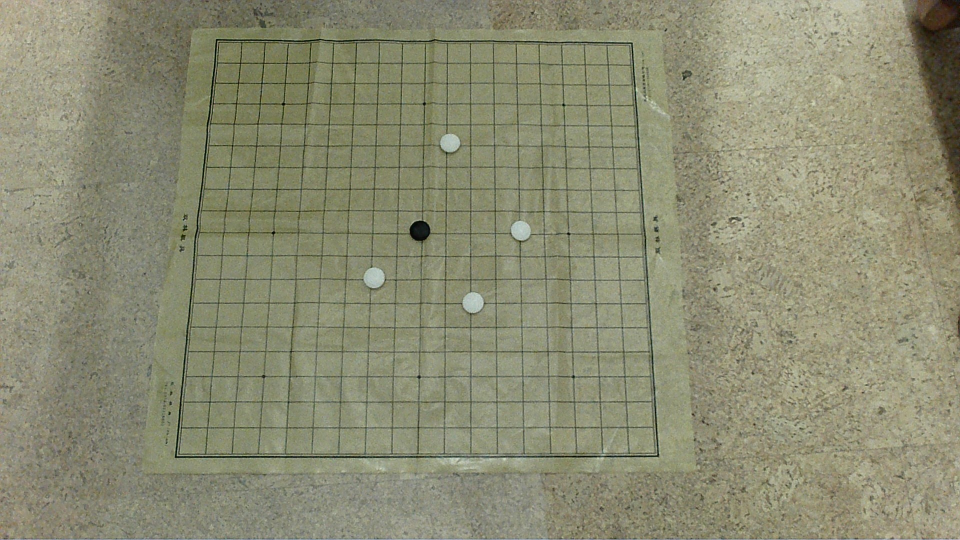
#> input picture WIN_20201228_18_49_56_Pro.jpg, 1920 x 1080 px (shown at 1/2 size); its folder holds only this picture in this run
$ python -i cascadepicgo.py   (imports and definitions only)
#> lines starting #> are read from the running program, lines starting #| are printed output that depends on the picture
import numpy as np
import cv2
from math import sqrt
from os.path import exists
import sys
import os
# variables

boardSize = 15 # might also be 9 or 13
frameSize = None # watchBoard will set this to the size of the video frame

# important file locations:

blackCascadeFile = "./blackCascade.xml"
whiteCascadeFile = "./whiteCascade.xml"
emptyCascadeFile = "./emptyCascade.xml"

# [7 lines left out: function image_resize, not called in this run]

# open the cascade classifiers:
empty_cascade = cv2.CascadeClassifier(emptyCascadeFile)
black_cascade = cv2.CascadeClassifier(blackCascadeFile)
white_cascade = cv2.CascadeClassifier(whiteCascadeFile)


def readBoard(image):

    output = np.zeros((boardSize, boardSize), dtype="uint8")
    imgCorners = None


    emptyRectangles = empty_cascade.detectMultiScale(image, emptyscalefactor, 5)
    blackRectangles = black_cascade.detectMultiScale(image, 1.05, 3)
    whiteRectangles = white_cascade.detectMultiScale(image, 1.19, 3)

    empties = []
    blacks = []
    whites = []
    for (ex, wy, w, h) in emptyRectangles:
        x = ex + w / 2.0
        y = wy + w / 2.0
        empties.append([x, y])
    for (ex, wy, w, h) in blackRectangles:
        x = ex + w / 2.0
        y = wy + w / 2.0
        blacks.append([x, y])
    for (ex, wy, w, h) in whiteRectangles:
        x = ex + w / 2.0
        y = wy + w / 2.0
        whites.append([x, y])

    for c in empties:
        cv2.circle(image,
                   (int(round(c[0])), int(round(c[1]))),
                   3,
                   (0, 255, 255),
                   -1)
    for c in blacks:
        cv2.circle(image,
                   (int(round(c[0])), int(round(c[1]))),
                   3,
                   (0, 255, 0),
                   -1)
    for c in whites:
        cv2.circle(image,
                   (int(round(c[0])), int(round(c[1]))),
                   3,
                   (0, 0, 255),
                   -1)
    group = []
    group = findGroup(empties + blacks + whites)
    if group is None:
        return output, imgCorners
    hull = cv2.convexHull(np.array(group, dtype="int32"))
    epsilon = 0.001*cv2.arcLength(hull, True)
    approx = cv2.approxPolyDP(hull, epsilon, True)
    imgCorners = fourCorners(approx) # so un-lop those corners

    if imgCorners is not None and len(imgCorners) > 3:
        # unwarp the stone positions and mark them in the output
        flatCorners = np.array([[0, 0],
                                [boardSize - 1, 0],
                                [boardSize - 1, boardSize - 1],
                                [0, boardSize - 1]],
                               dtype="float32")
        persp = cv2.getPerspectiveTransform(imgCorners, flatCorners)
        if len(blacks) > 0:
            blacks = np.array(blacks, dtype="float32")
            blacks = np.array([blacks])
            blacksFlat = cv2.perspectiveTransform(blacks, persp)
            for i in blacksFlat[0]:
                x = int(round(i[0]))
                y = int(round(i[1]))
                if x >= 0 and x < boardSize and y >= 0 and y < boardSize:
                    output[x][y] = 1
        if len(whites) > 0:
            whites = np.array(whites, dtype="float32")
            whites = np.array([whites])
            whitesFlat = cv2.perspectiveTransform(whites, persp)
            for i in whitesFlat[0]:
                x = int(round(i[0]))
                y = int(round(i[1]))
                if x >= 0 and x < boardSize and y >= 0 and y < boardSize:
                    output[x][y] = 2

    return output, imgCorners


# [216 lines left out: functions findGroupMembers, findGroup, sortPoints, fourCorners, blankBoard, drawBoard and 1 more, not called in this run]

>>> import cv2
>>> picture = cv2.imread('../WIN_20201228_18_49_56_Pro.jpg', cv2.IMREAD_GRAYSCALE)
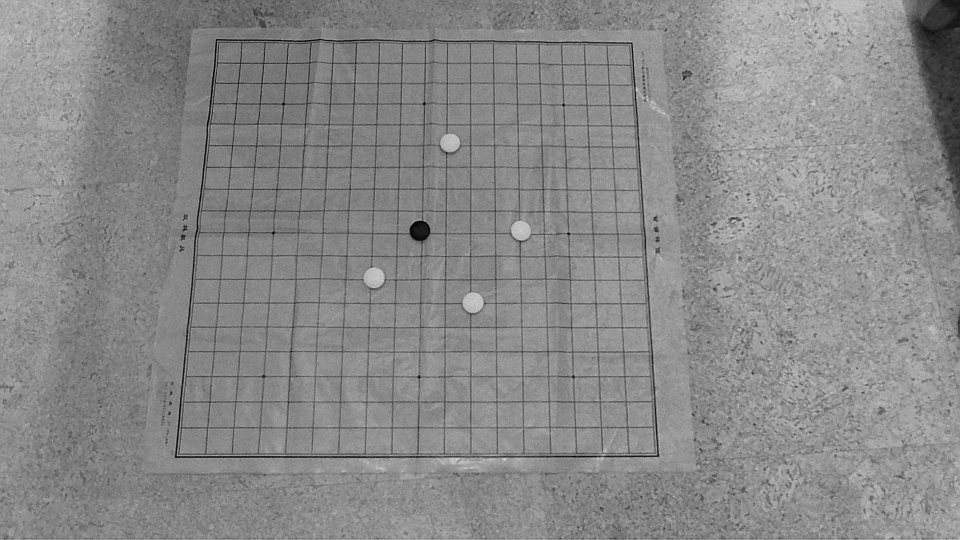
#> picture: shape (1080, 1920) (shown at 1/2 size); min 0, max 224, mean 136.8
#> (the run stopped early here; a loop or call above may not have finished)

$ run again, on WIN_20201228_18_57_59_Pro.jpg
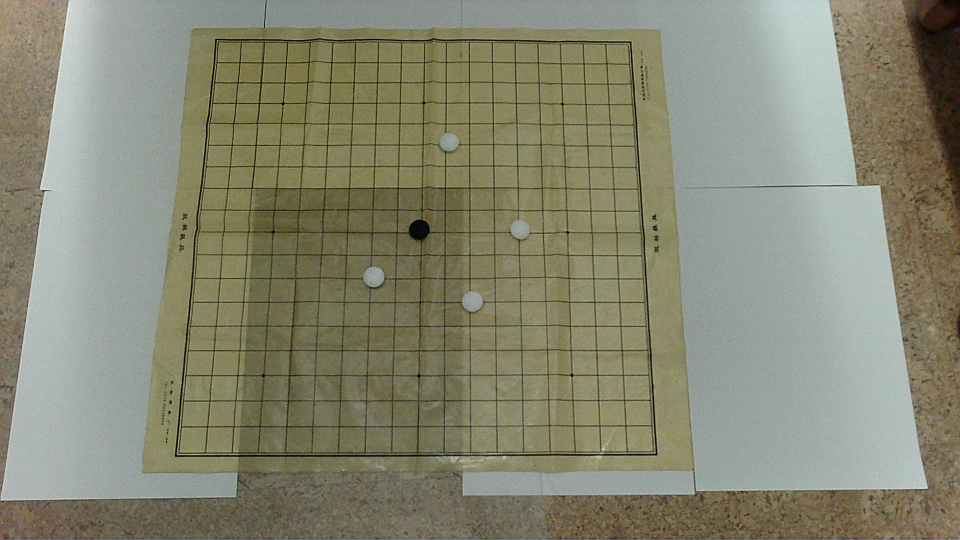
#> input picture WIN_20201228_18_57_59_Pro.jpg, 1920 x 1080 px (shown at 1/2 size)
#> `picture = cv2.imread('../WIN_20201228_18_49_56_Pro.jpg', cv2.IMREAD_GR..`:
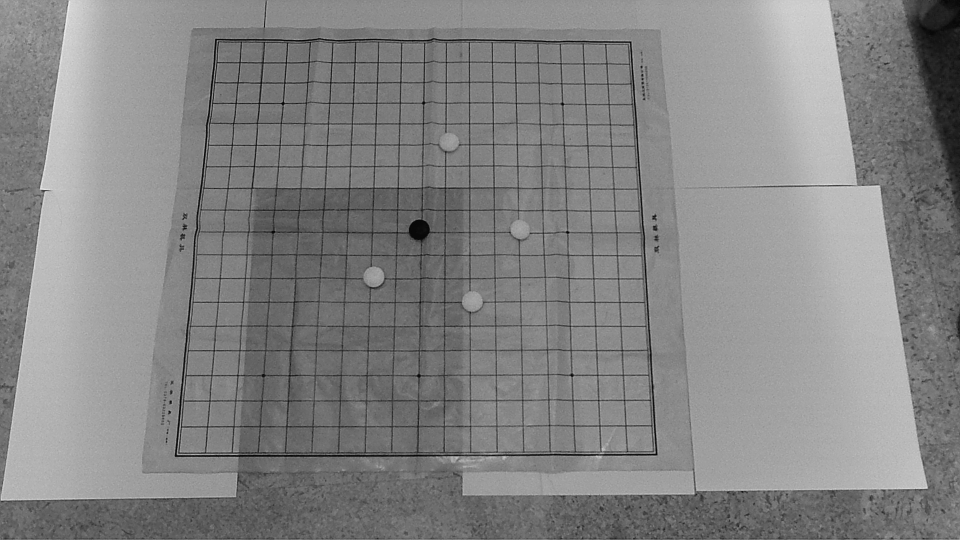
#> picture: shape (1080, 1920) (shown at 1/2 size); min 0, max 250, mean 132.2

$ run again, on WIN_20201228_19_00_56_Pro.jpg
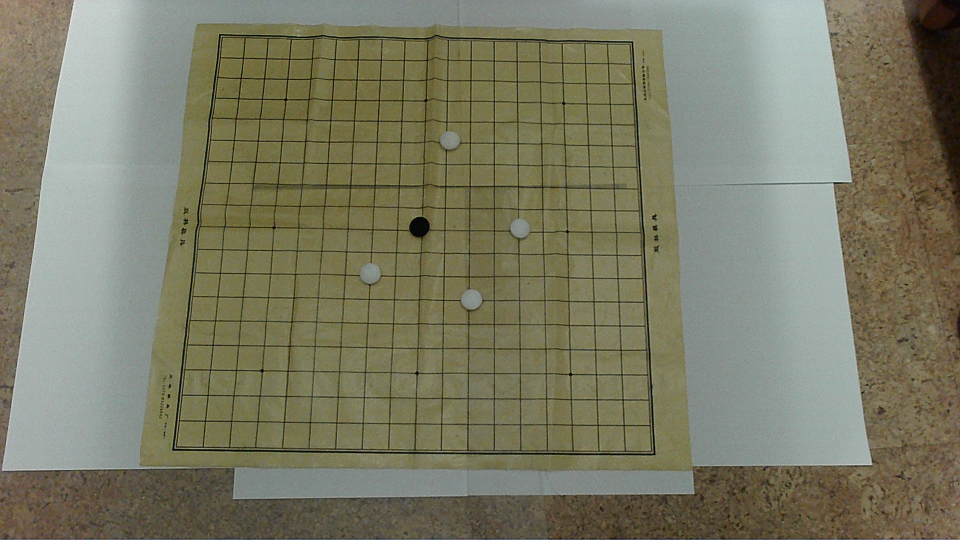
#> input picture WIN_20201228_19_00_56_Pro.jpg, 1920 x 1080 px (shown at 1/2 size)
#> `picture = cv2.imread('../WIN_20201228_18_49_56_Pro.jpg', cv2.IMREAD_GR..`:
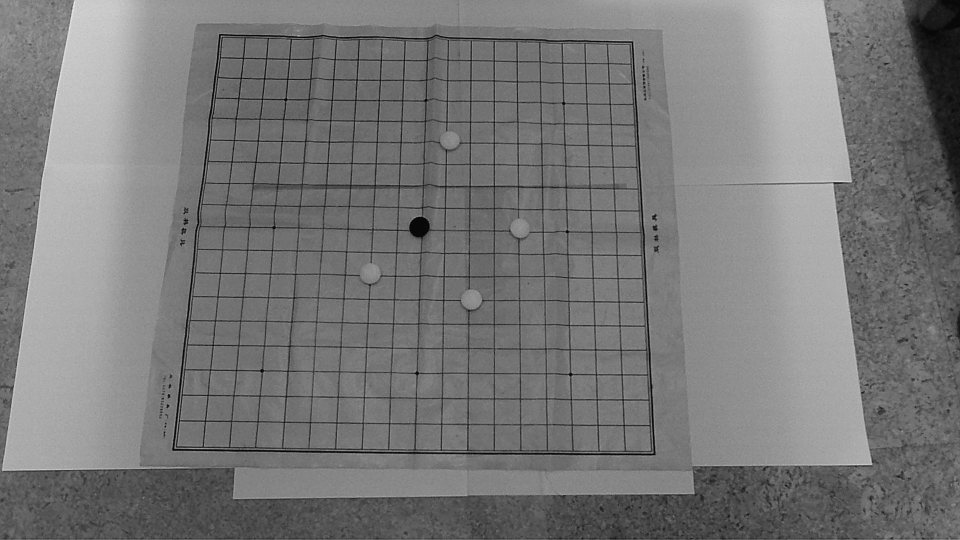
#> picture: shape (1080, 1920) (shown at 1/2 size); min 0, max 246, mean 120.1
